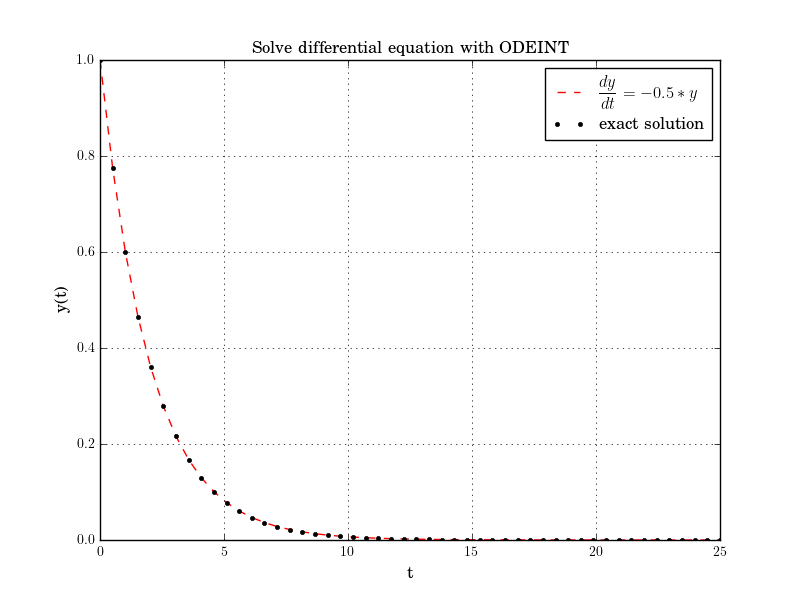

Python code for this plot:
#!/usr/bin/env python
# File: problem.py
# Name: D.Saravanan
# Date: 24/03/2022

""" Script to solve the differential equation with odeint """

import numpy as np
from scipy.integrate import odeint
import matplotlib.pyplot as plt
plt.style.use('classic')

plt.rcParams.update(
    {
        "font.family": "serif",
        "font.size": 10,
        "axes.labelsize": 12,
        "axes.titlesize": 12,
        "figure.titlesize": 12,
    }
)

plt.rcParams["text.usetex"] = True

# function that returns dy/dt
def f(y, t):
   return -0.5*y


# initial condition
y0 = 1

# time points
t = np.linspace(0, 25)

# solve ODE
y = odeint(f, y0, t)

# exact solution
exact = np.exp(-0.5*t)

# plot results
figure, ax = plt.subplots()
ax.plot(t, y, "r--", label=r"$\displaystyle \frac{dy}{dt} = - 0.5 * y$")
ax.plot(t, exact, "k.", label=r"exact solution")
ax.set(xlabel=r"t", ylabel=r"y(t)")
ax.set_title(r"Solve differential equations with ODEINT")
ax.grid(True); ax.legend()
plt.savefig('problem.png')
